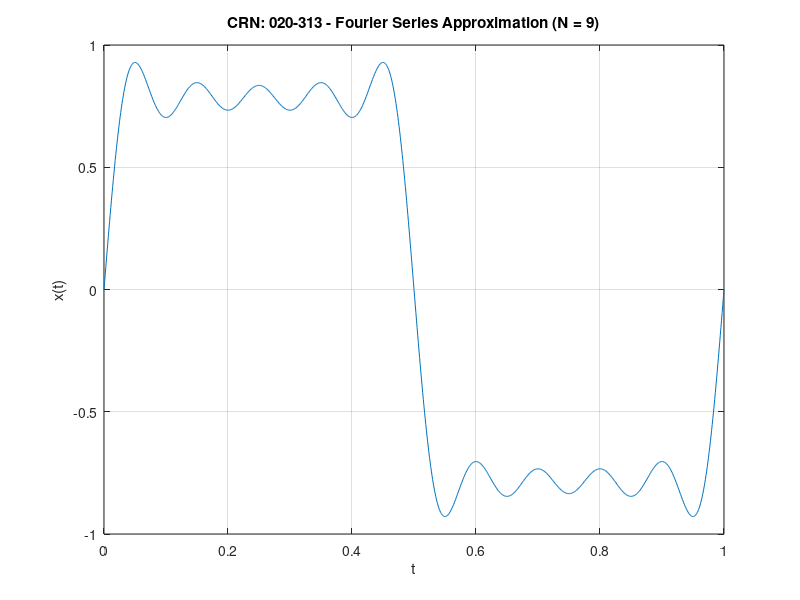

This chart was generated by the following MATLAB code:
% Lab 1 - Question 4#: Fourier Series Approximation
% CRN: 020-313

t = 0:0.001:1; % Time vector

% a. Fourier Series Approximation for N = 9
N = 9;
x = zeros(size(t));
for n = 1:2:N % Odd harmonics only
    x = x + sin(2*pi*n*t)/n;
end

figure;
plot(t, x);
title('CRN: 020-313 - Fourier Series Approximation (N = 9)');
xlabel('t'); ylabel('x(t)');
grid on;

